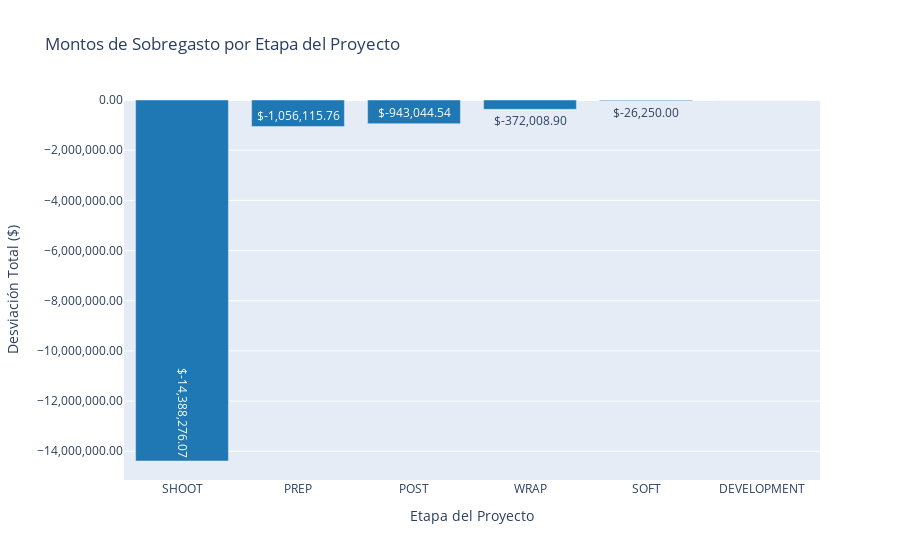

Notebook source saved alongside this figure:
### Markdown cell above
### Visualización de Montos de Sobregasto por Etapa

Se grafica la **suma total de Montos de Sobregasto** por etapa del proyecto.  
Esto permite identificar visualmente en qué fases hubo mayor sobrepaso del presupuesto.

### Code cell
# 1. Preparar copia del resumen y convertir montos a formato numérico
resumen_plot = resumen_por_etapa.copy()
resumen_plot["Suma_num"] = (
    resumen_plot["Suma de Desviaciones"]
    .str.replace(",", "", regex=False)
    .astype(float)
)

# 2. Ordenar por monto de desviación (más negativo primero)
resumen_plot = resumen_plot.sort_values(by="Suma_num")

# 3. Crear gráfico de barras
fig = px.bar(
    resumen_plot,
    x="Etapa",
    y="Suma_num",
    title='Montos de Sobregasto por Etapa del Proyecto',
    text="Suma_num",
    labels={"Suma_num": "Desviación Total ($)", "Etapa": "Etapa del Proyecto"},
    color_discrete_sequence=["#1F77B4"]
)

# 4. Formato del texto dentro de las barras y tooltip
fig.update_traces(
    texttemplate="$%{text:,.2f}",
    hovertemplate="<b>%{x}</b><br>Desviación: $%{y:,.2f}"
)

# 5. Ajustes de formato general
fig.update_layout(
    yaxis_tickformat=",.2f",
    uniformtext_minsize=12,
    uniformtext_mode="hide"
)

# 6. Mostrar la visualización
fig.show()

### Figure 1 — Plotly figure (JSON) as saved in the notebook; plotly's stock layout.template omitted (floating-point values rounded to 4 significant figures)
{"data": [{"hovertemplate": "<b>%{x}</b><br>Desviación: $%{y:,.2f}", "legendgroup": "", "marker": {"color": "#1F77B4", "pattern": {"shape": ""}}, "name": "", "orientation": "v", "showlegend": false, "text": [-14390000.0, -1056000.0, -943000.0, -372000.0, -26250.0, -0.09], "textposition": "auto", "texttemplate": "$%{text:,.2f}", "type": "bar", "x": ["SHOOT", "PREP", "POST", "WRAP", "SOFT", "DEVELOPMENT"], "xaxis": "x", "y": [-14390000.0, -1056000.0, -943000.0, -372000.0, -26250.0, -0.09], "yaxis": "y"}], "layout": {"barmode": "relative", "legend": {"tracegroupgap": 0}, "title": {"text": "Montos de Sobregasto por Etapa del Proyecto"}, "uniformtext": {"minsize": 12, "mode": "hide"}, "xaxis": {"anchor": "y", "domain": [0, 1], "title": {"text": "Etapa del Proyecto"}}, "yaxis": {"anchor": "x", "domain": [0, 1], "tickformat": ",.2f", "title": {"text": "Desviación Total ($)"}}}}
